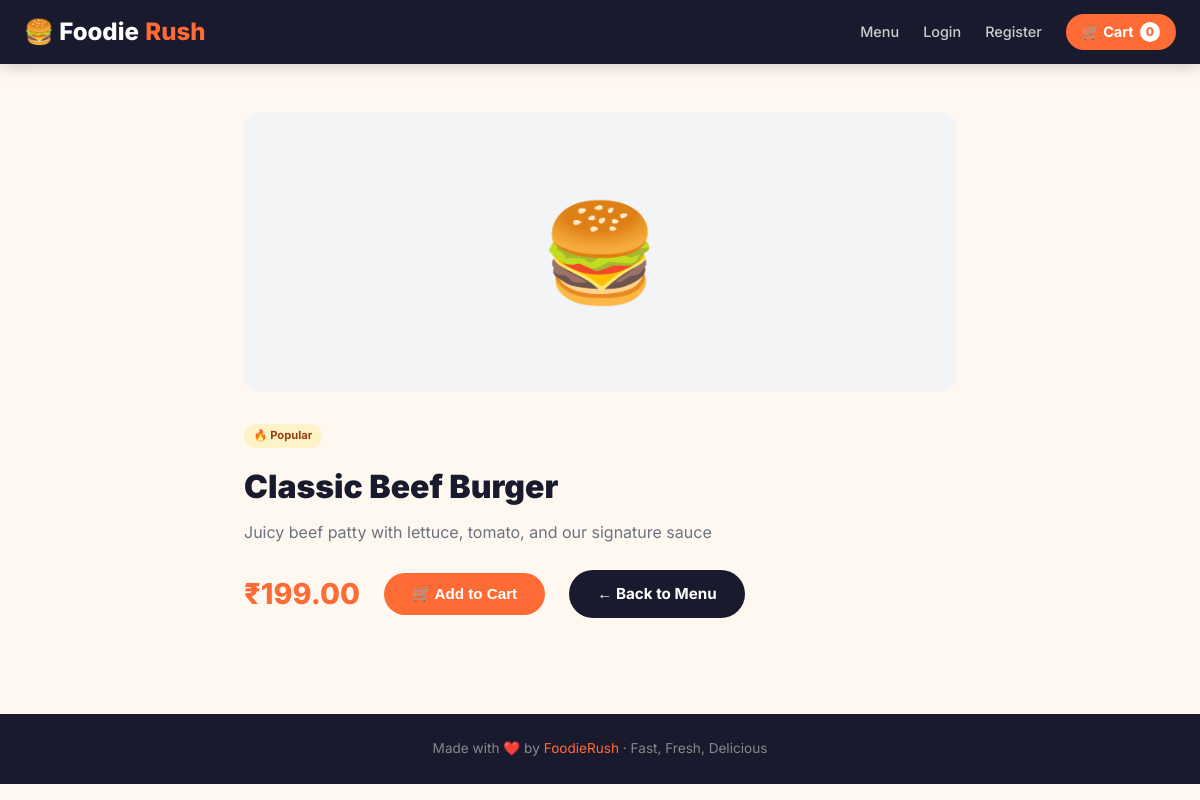
Page /menu/1/ on the committed database.
### menu/models.py (models this page shows, shortened)
class MenuItem(models.Model):
    category = models.ForeignKey(Category, on_delete=models.CASCADE, related_name='items')
    name = models.CharField(max_length=200)
    description = models.TextField()
    price = models.DecimalField(max_digits=8, decimal_places=2)
    image = models.ImageField(upload_to='menu/', blank=True, null=True)
    is_available = models.BooleanField(default=True)
    is_popular = models.BooleanField(default=False)
    is_vegetarian = models.BooleanField(default=False)
    created_at = models.DateTimeField(auto_now_add=True)

class Category(models.Model):
    name = models.CharField(max_length=100)
    icon = models.CharField(max_length=50, default='🍽️')
    class Meta:
        verbose_name_plural = 'Categories'

### menu/views.py (the view)
# urls.py: path('menu/<int:pk>/', views.item_detail, name='item_detail'),
def item_detail(request, pk):
    item = get_object_or_404(MenuItem, pk=pk, is_available=True)
    return render(request, 'menu/item_detail.html', {'item': item})

### menu/context_processors.py (called while the page is built)
def cart_count(request):
    cart = request.session.get('cart', {})
    count = sum(cart.values())
    return {'cart_count': count}

### templates/menu/item_detail.html (shortened to what this page needs)
{% extends 'base.html' %}
{% block content %}
<div class="section" style="max-width:760px;">
  {% if item.image %}
    <img src="{{ item.image.url }}" alt="{{ item.name }}" style="border-radius:16px;width:100%;max-height:380px;object-fit:cover;margin-bottom:2rem;">
  {% else %}
    <div style="background:#F3F4F6;border-radius:16px;height:280px;display:flex;align-items:center;justify-content:center;font-size:6rem;margin-bottom:2rem;">{{ item.category.icon }}</div>
  {% endif %}
  <div style="display:flex;gap:.5rem;margin-bottom:.8rem;">
    {% if item.is_popular %}<span class="badge badge-pop">🔥 Popular</span>{% endif %}
  </div>
  <h1 style="font-size:2rem;font-weight:900;margin-bottom:.5rem;">{{ item.name }}</h1>
  <p style="color:#6B7280;margin-bottom:1.5rem;">{{ item.description }}</p>
  <div style="display:flex;align-items:center;gap:1.5rem;flex-wrap:wrap;">
    <span class="price" style="font-size:1.8rem;">₹{{ item.price }}</span>
    <button class="btn btn-primary add-to-cart-btn" data-url="{% url 'add_to_cart' item.pk %}">🛒 Add to Cart</button>
    <a href="{% url 'menu_list' %}" class="btn btn-dark">← Back to Menu</a>
  </div>
</div>
{% endblock %}

### static/css/style.css (style rules this page uses)
*, *::before, *::after { box-sizing: border-box; margin: 0; padding: 0; }
:root { --orange: #FF6B35; --orange-dark: #E55A22; --cream: #FFF8F0; --dark: #1A1A2E; --dark2: #2D2D44; --gray: #6B7280; --gray-light: #F3F4F6; --green: #22C55E; --red: #EF4444; --radius: 14px; --shadow: 0 4px 20px rgba(0,0,0,.08); --shadow-lg: 0 10px 40px rgba(0,0,0,.12); }
body { font-family: 'Inter', system-ui, sans-serif; background: var(--cream); color: var(--dark); line-height: 1.6; }
a { color: inherit; text-decoration: none; }
.btn { display: inline-flex; align-items: center; gap: .5rem; padding: .75rem 1.75rem; border-radius: 50px; font-weight: 700; font-size: .95rem; cursor: pointer; border: none; transition: all .2s; }
.btn-primary { background: var(--orange); color: #fff; }
.btn-dark { background: var(--dark); color: #fff; }
.section { max-width: 1200px; margin: 0 auto; padding: 3rem 1.5rem; }
.price { font-size: 1.1rem; font-weight: 800; color: var(--orange); }
.badge { font-size: .7rem; font-weight: 700; padding: .2rem .6rem; border-radius: 20px; }
.badge-pop { background: #FEF3C7; color: #92400E; }

### rows in the picture
MenuItem: category.icon "🍔", name "Classic Beef Burger", description "Juicy beef patty with lettuce, tomato, and our signature sauce", price "199.00"

### other values in the picture
{{ cart_count }} "0"
